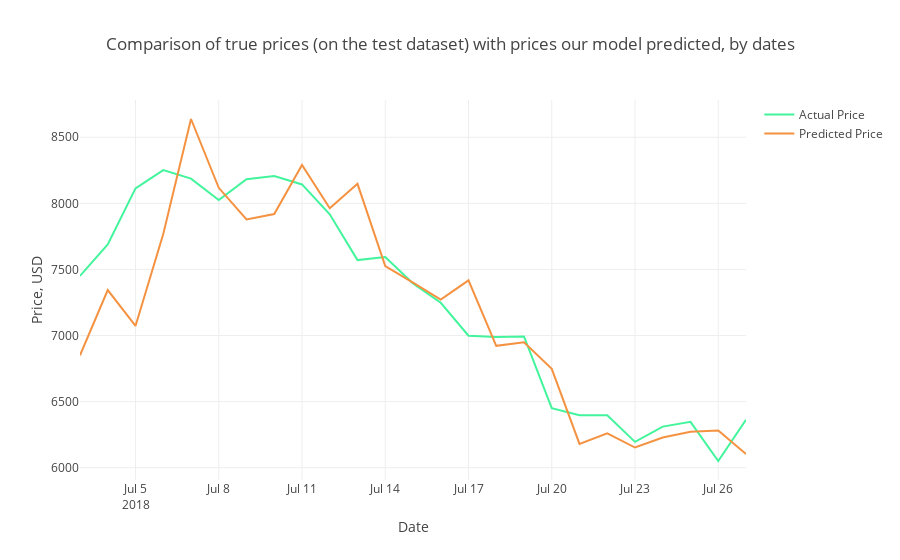

This figure's notebook cell:
### Code cell
# Ahora se extrae con el formato de fechas y se traza
# Se desplaza 10 dias por la ventana
# df_test.loc['2018-06-23':,'total_number_btc':'total_number_btc'].index

# Test_Dates = df_test['total_number_btc'].index

Test_Dates = df_test.loc['2018-07-03':,'total_number_btc':'total_number_btc'].index

trace1 = go.Scatter(x=Test_Dates, y=observated_test, name= 'Actual Price',
                   line = dict(color = ('rgb(66, 244, 155)'),width = 2))
trace2 = go.Scatter(x=Test_Dates, y=predicted_test, name= 'Predicted Price',
                   line = dict(color = ('rgb(244, 146, 65)'),width = 2))
data = [trace1, trace2]
layout = dict(title = 'Comparison of true prices (on the test dataset) with prices our model predicted, by dates',
             xaxis = dict(title = 'Date'), yaxis = dict(title = 'Price, USD'))
fig = dict(data=data, layout=layout)
py.iplot(fig, filename='results_demonstrating1')

### Figure 1 — Plotly figure (JSON) as saved in the notebook; plotly's stock layout.template omitted (floating-point values rounded to 4 significant figures)
{"data": [{"line": {"color": "rgb(66, 244, 155)", "width": 2}, "name": "Actual Price", "type": "scatter", "x": ["2018-07-03", "2018-07-04", "2018-07-05", "2018-07-06", "2018-07-07", "2018-07-08", "2018-07-09", "2018-07-10", "2018-07-11", "2018-07-12", "2018-07-13", "2018-07-14", "2018-07-15", "2018-07-16", "2018-07-17", "2018-07-18", "2018-07-19", "2018-07-20", "2018-07-21", "2018-07-22", "2018-07-23", "2018-07-24", "2018-07-25", "2018-07-26", "2018-07-27", "2018-07-28", "2018-07-29", "2018-07-30", "2018-07-31", "2018-08-01", "2018-08-02", "2018-08-03", "2018-08-04", "2018-08-05", "2018-08-06", "2018-08-07", "2018-08-08", "2018-08-09", "2018-08-10", "2018-08-11", "2018-08-12", "2018-08-13", "2018-08-14", "2018-08-15", "2018-08-16"], "y": [7451.0, 7690.0, 8113.0, 8251.0, 8187.0, 8025.0, 8182.0, 8206.0, 8143.0, 7917.0, 7571.0, 7593.0, 7394.0, 7248.0, 6999.0, 6988.0, 6994.0, 6450.0, 6397.0, 6396.0, 6196.0, 6311.0, 6347.0, 6051.0, 6363.0]}, {"line": {"color": "rgb(244, 146, 65)", "width": 2}, "name": "Predicted Price", "type": "scatter", "x": ["2018-07-03", "2018-07-04", "2018-07-05", "2018-07-06", "2018-07-07", "2018-07-08", "2018-07-09", "2018-07-10", "2018-07-11", "2018-07-12", "2018-07-13", "2018-07-14", "2018-07-15", "2018-07-16", "2018-07-17", "2018-07-18", "2018-07-19", "2018-07-20", "2018-07-21", "2018-07-22", "2018-07-23", "2018-07-24", "2018-07-25", "2018-07-26", "2018-07-27", "2018-07-28", "2018-07-29", "2018-07-30", "2018-07-31", "2018-08-01", "2018-08-02", "2018-08-03", "2018-08-04", "2018-08-05", "2018-08-06", "2018-08-07", "2018-08-08", "2018-08-09", "2018-08-10", "2018-08-11", "2018-08-12", "2018-08-13", "2018-08-14", "2018-08-15", "2018-08-16"], "y": [6850.0, 7344.0, 7072.0, 7767.0, 8638.0, 8118.0, 7878.0, 7919.0, 8290.0, 7963.0, 8147.0, 7526.0, 7400.0, 7272.0, 7417.0, 6922.0, 6949.0, 6748.0, 6180.0, 6260.0, 6153.0, 6228.0, 6272.0, 6282.0, 6104.0]}], "layout": {"title": "Comparison of true prices (on the test dataset) with prices our model predicted, by dates", "xaxis": {"title": "Date"}, "yaxis": {"title": "Price, USD"}}}
